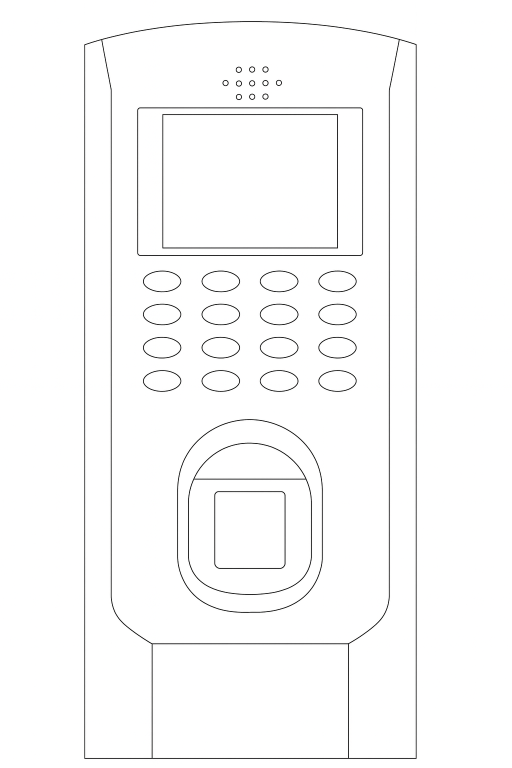
#> input picture file_0000000042b061f5803ee9cb04a15289.png, 1024 x 1536 px (shown at 1/2 size)
$ python vectorize.py --input file_0000000042b061f5803ee9cb04a15289.png
#> lines starting #> are read from the running program, lines starting #| are printed output that depends on the picture; after the words box and inside, x2 and y2 are one past the last pixel; in counts of white or black regions, pixels touching at a corner belong together
"""Vectorize black-on-white PNG schematics into CAD-like SVGs.

Usage:
    python vectorize.py --input in.png --output outdir

The script implements a CPU-first vectorisation pipeline:
    1. Preprocessing: grayscale to binary (Otsu or manual threshold),
       optional morphology and deskew.
    2. Skeletonisation and segment detection via OpenCV LSD/FLD.
    3. Graph tracing and polyline simplification.
    4. Primitive fitting: lines, circles, arcs, ellipses, Bézier curves.
    5. Geometry snapping and cleanup.
    6. SVG export with strict grouping and optional preview overlays.

Installation:
    pip install opencv-python scikit-image networkx shapely svgwrite numpy

Examples:
    python vectorize.py --input examples --output out --recursive --preset balanced
    python vectorize.py --input img.png --output out --preset tight --preview

The code is intentionally self-contained in a single file for portability.
"""

from __future__ import annotations

import argparse
import dataclasses
import json
import math
import os
import sys
import time
from dataclasses import dataclass
from pathlib import Path
from typing import Callable, Dict, Iterable, List, Optional, Sequence, Tuple

import numpy as np

# ---- optional imports -------------------------------------------------------
try:  # OpenCV is required; raise informative error if missing
    import cv2
except Exception as exc:  # pragma: no cover - handled at runtime
    raise SystemExit("opencv-python is required: pip install opencv-python") from exc

try:
    from skimage import color, filters, morphology
    from skimage.transform import hough_line, hough_line_peaks, rotate
except Exception as exc:  # pragma: no cover
    raise SystemExit("scikit-image is required: pip install scikit-image") from exc

try:
    import networkx as nx
except Exception as exc:  # pragma: no cover
    raise SystemExit("networkx is required: pip install networkx") from exc

try:
    from shapely.geometry import LineString, Point
    from shapely.ops import unary_union
except Exception as exc:  # pragma: no cover
    raise SystemExit("shapely is required: pip install shapely") from exc

try:
    import svgwrite
except Exception as exc:  # pragma: no cover
    raise SystemExit("svgwrite is required: pip install svgwrite") from exc

# tqdm progress bar is optional
try:  # pragma: no cover - optional
    from tqdm import tqdm
except Exception:  # pragma: no cover
    tqdm = None

# ---- data structures --------------------------------------------------------

@dataclass
class Line:
    start: Tuple[float, float]
    end: Tuple[float, float]

@dataclass
class Circle:
    center: Tuple[float, float]
    radius: float

@dataclass
class Arc:
    center: Tuple[float, float]
    radius: float
    start_angle: float
    end_angle: float
    sweep: int

@dataclass
class Ellipse:
    center: Tuple[float, float]
    rx: float
    ry: float
    angle: float

@dataclass
class Bezier:
    p0: Tuple[float, float]
    p1: Tuple[float, float]
    p2: Tuple[float, float]
    p3: Tuple[float, float]

# ---- utility ----------------------------------------------------------------

RAD2DEG = 180.0 / math.pi
DEG2RAD = math.pi / 180.0


def angle_of(p0: Tuple[float, float], p1: Tuple[float, float]) -> float:
    dx, dy = p1[0] - p0[0], p1[1] - p0[1]
    return math.atan2(dy, dx) * RAD2DEG


def dist(p0: Tuple[float, float], p1: Tuple[float, float]) -> float:
    return math.hypot(p0[0] - p1[0], p0[1] - p1[1])


# ---- preprocessing ----------------------------------------------------------

def preprocess(img: np.ndarray, *, threshold: Optional[int] = None, adaptive: bool = False,
               open_px: int = 0, close_px: int = 0) -> np.ndarray:
    """Convert BGR/gray image to binary (uint8 0/255)."""
    if img.ndim == 3:
        gray = cv2.cvtColor(img, cv2.COLOR_BGR2GRAY)
    else:
        gray = img
    if adaptive:
        bw = cv2.adaptiveThreshold(gray, 255, cv2.ADAPTIVE_THRESH_GAUSSIAN_C,
                                   cv2.THRESH_BINARY_INV, 31, 5)
    else:
        if threshold is None:
            _, bw = cv2.threshold(gray, 0, 255, cv2.THRESH_BINARY_INV + cv2.THRESH_OTSU)
        else:
            _, bw = cv2.threshold(gray, threshold, 255, cv2.THRESH_BINARY_INV)
    if open_px:
        k = cv2.getStructuringElement(cv2.MORPH_ELLIPSE, (open_px * 2 + 1, open_px * 2 + 1))
        bw = cv2.morphologyEx(bw, cv2.MORPH_OPEN, k)
    if close_px:
        k = cv2.getStructuringElement(cv2.MORPH_ELLIPSE, (close_px * 2 + 1, close_px * 2 + 1))
        bw = cv2.morphologyEx(bw, cv2.MORPH_CLOSE, k)
    return bw


# [11 lines left out: function deskew, not called in this run]


def skeletonize_image(bw: np.ndarray) -> np.ndarray:
    """Return skeleton of binary image."""
    skel = morphology.skeletonize((bw > 0).astype(bool))
    return skel.astype(np.uint8) * 255

# ---- segment detection ------------------------------------------------------


# [25 lines left out: function detect_segments, not called in this run]

# ---- skeleton graph --------------------------------------------------------

def build_graph_from_skeleton(skel: np.ndarray) -> Tuple[nx.Graph, Dict[int, Tuple[int, int]]]:
    """Build 8-connected graph from skeleton. Returns graph and mapping node->(y,x)."""
    G = nx.Graph()
    idx_to_coord: Dict[int, Tuple[int, int]] = {}
    h, w = skel.shape
    node_id = 0
    for y in range(h):
        for x in range(w):
            if skel[y, x] == 0:
                continue
            idx_to_coord[node_id] = (y, x)
            G.add_node(node_id)
            node_id += 1
    coords_to_id = {coord: idx for idx, coord in idx_to_coord.items()}
    neighbors = [(-1, -1), (-1, 0), (-1, 1), (0, -1), (0, 1), (1, -1), (1, 0), (1, 1)]
    for idx, (y, x) in idx_to_coord.items():
        for dy, dx in neighbors:
            ny, nx_ = y + dy, x + dx
            if (ny, nx_) in coords_to_id:
                G.add_edge(idx, coords_to_id[(ny, nx_)])
    return G, idx_to_coord


def trace_polylines(G: nx.Graph, idx_to_coord: Dict[int, Tuple[int, int]]) -> List[List[Tuple[float, float]]]:
    """Trace polylines from skeleton graph."""
    polylines: List[List[Tuple[float, float]]] = []
    visited = set()
    for node in list(G.nodes):
        if node in visited:
            continue
        if G.degree(node) != 1:
            continue
        current = node
        poly: List[Tuple[float, float]] = [idx_to_coord[current][::-1]]  # (x,y)
        visited.add(current)
        prev = None
        while True:
            neighbors = [n for n in G.neighbors(current) if n != prev]
            if not neighbors:
                break
            nxt = neighbors[0]
            poly.append(idx_to_coord[nxt][::-1])
            visited.add(nxt)
            prev, current = current, nxt
            if G.degree(current) != 2:
                break
        polylines.append(poly)
    return polylines

# ---- polyline operations ----------------------------------------------------


def simplify_polylines(polylines: List[List[Tuple[float, float]]], epsilon: float) -> List[List[Tuple[float, float]]]:
    out: List[List[Tuple[float, float]]] = []
    for pl in polylines:
        ls = LineString(pl)
        simp = ls.simplify(epsilon)
        out.append(list(map(tuple, np.asarray(simp.coords))))
    return out


def close_gaps(polylines: List[List[Tuple[float, float]]], gap: float) -> List[List[Tuple[float, float]]]:
    changed = True
    while changed:
        changed = False
        for i in range(len(polylines)):
            for j in range(i + 1, len(polylines)):
                d = dist(polylines[i][-1], polylines[j][0])
                if d <= gap:
                    polylines[i].extend(polylines[j])
                    del polylines[j]
                    changed = True
                    break
            if changed:
                break
    return polylines


def snap_angles(polylines: List[List[Tuple[float, float]]], snap: float) -> List[List[Tuple[float, float]]]:
    # [5 lines left out: function snap_angle, not called in this run]
    out: List[List[Tuple[float, float]]] = []
    for pl in polylines:
        if len(pl) < 2:
            out.append(pl)
            continue
        start, end = pl[0], pl[-1]
        a = angle_of(start, end)
        a_snapped = snap_angle(a)
        if a != a_snapped:
            r = math.hypot(end[0] - start[0], end[1] - start[1])
            rad = a_snapped * DEG2RAD
            end = (start[0] + r * math.cos(rad), start[1] + r * math.sin(rad))
        out.append([start, end])
    return out


def merge_colinear(lines: List[Line], angle_tol: float = 2.0) -> List[Line]:
    if not lines:
        return []
    merged: List[Line] = []
    used = [False] * len(lines)
    for i, l in enumerate(lines):
        if used[i]:
            continue
        start, end = l.start, l.end
        angle = angle_of(start, end)
        for j in range(i + 1, len(lines)):
            if used[j]:
                continue
            l2 = lines[j]
            angle2 = angle_of(l2.start, l2.end)
            if abs(angle - angle2) <= angle_tol:
                if dist(end, l2.start) < 1e-6:
                    end = l2.end
                    used[j] = True
                elif dist(l2.end, start) < 1e-6:
                    start = l2.start
                    used[j] = True
        merged.append(Line(start, end))
    return merged

# ---- primitive fitting ------------------------------------------------------

# [10 lines left out: function fit_circle, not called in this run]


def fit_circles_ransac(polylines: List[List[Tuple[float, float]]], max_err: float) -> Tuple[List[Circle], List[List[Tuple[float, float]]]]:
    circles: List[Circle] = []
    leftovers: List[List[Tuple[float, float]]] = []
    for pl in polylines:
        if len(pl) < 6:
            leftovers.append(pl)
            continue
        pts = np.array(pl)
        if dist(pl[0], pl[-1]) > 3.0:  # not closed -> maybe arc
            leftovers.append(pl)
            continue
        (cx, cy), r, err = fit_circle(pts)
        if err <= max_err:
            circles.append(Circle((cx, cy), r))
        else:
            leftovers.append(pl)
    return circles, leftovers


def fit_ellipses_ransac(polylines: List[List[Tuple[float, float]]], max_err: float) -> Tuple[List[Ellipse], List[List[Tuple[float, float]]]]:
    ellipses: List[Ellipse] = []
    leftovers: List[List[Tuple[float, float]]] = []
    for pl in polylines:
        if len(pl) < 20:
            leftovers.append(pl)
            continue
        pts = np.array(pl, dtype=np.float32)
        if dist(pl[0], pl[-1]) > 3.0:
            leftovers.append(pl)
            continue
        try:
            ellipse = cv2.fitEllipse(pts)
        except Exception:
            leftovers.append(pl)
            continue
        (cx, cy), (rx, ry), angle = ellipse
        rr = np.sqrt(((pts[:,0]-cx)**2/(rx/2)**2 + (pts[:,1]-cy)**2/(ry/2)**2) - 1)**2
        err = np.sqrt(rr.mean()) if rr.size > 0 else 0.0
        if err <= max_err:
            ellipses.append(Ellipse((cx, cy), rx/2, ry/2, angle*DEG2RAD))
        else:
            leftovers.append(pl)
    return ellipses, leftovers


def extract_arcs(polylines: List[List[Tuple[float, float]]], max_err: float) -> Tuple[List[Arc], List[List[Tuple[float, float]]]]:
    arcs: List[Arc] = []
    leftovers: List[List[Tuple[float, float]]] = []
    for pl in polylines:
        if len(pl) < 5:
            leftovers.append(pl)
            continue
        pts = np.array(pl)
        (cx, cy), r, err = fit_circle(pts)
        if err <= max_err:
            start_angle = math.atan2(pl[0][1]-cy, pl[0][0]-cx)
            end_angle = math.atan2(pl[-1][1]-cy, pl[-1][0]-cx)
            sweep = 1 if (end_angle - start_angle) % (2*math.pi) > 0 else 0
            arcs.append(Arc((cx, cy), r, start_angle, end_angle, sweep))
        else:
            leftovers.append(pl)
    return arcs, leftovers


def fit_beziers(polylines: List[List[Tuple[float, float]]]) -> Tuple[List[Bezier], List[List[Tuple[float, float]]]]:
    # Placeholder: complex fitting not implemented. Return empty.
    return [], polylines

# ---- SVG export -------------------------------------------------------------

# [9 lines left out: function circle_path, not called in this run]


def line_path(l: Line, precision: int) -> str:
    fmt = f"{{:.{precision}f}}"
    return f"M {fmt.format(l.start[0])},{fmt.format(l.start[1])} L {fmt.format(l.end[0])},{fmt.format(l.end[1])}"


# [23 lines left out: functions arc_path, ellipse_path, not called in this run]


def to_svg(lines: List[Line], arcs: List[Arc], circles: List[Circle], ellipses: List[Ellipse],
           beziers: List[Bezier], out_path: Path, hairline: float = 0.1,
           precision: int = 3, metadata: Dict[str, str] | None = None) -> None:
    dwg = svgwrite.Drawing(out_path.as_posix())
    style = {"fill": "none", "stroke": "black", "stroke_linecap": "round",
             "stroke_linejoin": "round", "stroke_width": hairline}
    for name, prims, func in [
        ("lines", lines, line_path),
        ("arcs", arcs, arc_path),
        ("circles", circles, circle_path),
        ("ellipses", ellipses, ellipse_path),
        ("beziers", beziers, lambda b, p: "")
    ]:
        grp = dwg.g(id=name)
        for p in prims:
            d = func(p, precision)
            if not d:
                continue
            grp.add(dwg.path(d=d, **style))
        dwg.add(grp)
    dwg.save()
    if metadata:
        # svgwrite has no convenient metadata helper; patch in via ElementTree
        import xml.etree.ElementTree as ET
        tree = ET.parse(out_path)
        root = tree.getroot()
        meta = ET.SubElement(root, "metadata")
        meta.text = json.dumps(metadata)
        tree.write(out_path)


# [23 lines left out: functions save_preview, auto_params_from_stroke_width, not called in this run]

# ---- main processing -------------------------------------------------------

def process_image(path: Path, outdir: Path, args: argparse.Namespace) -> Dict[str, int]:
    img = cv2.imread(path.as_posix(), cv2.IMREAD_COLOR)
    if img is None:
        raise FileNotFoundError(path)
    bw = preprocess(img, threshold=args.threshold, adaptive=args.adaptive,
                    open_px=args.open, close_px=args.close)
    if args.deskew:
        bw = deskew(bw)
    if args.autoscale:
        params = auto_params_from_stroke_width(bw)
        for k, v in params.items():
            if getattr(args, k) is None:
                setattr(args, k, v)
    skel = skeletonize_image(bw)
    G, idx = build_graph_from_skeleton(skel)
    polylines = trace_polylines(G, idx)
    polylines = simplify_polylines(polylines, args.epsilon)
    polylines = close_gaps(polylines, args.gap)
    polylines = snap_angles(polylines, args.angle_snap)
    lines = [Line(pl[0], pl[-1]) for pl in polylines if len(pl) >= 2]
    lines = [l for l in lines if dist(l.start, l.end) >= args.min_seg]
    lines = merge_colinear(lines)
    circles, rest = fit_circles_ransac(polylines, args.circle_err)
    ellipses, rest = fit_ellipses_ransac(rest, args.ellipse_err)
    arcs, rest = extract_arcs(rest, args.circle_err)
    beziers, rest = fit_beziers(rest)
    svg_path = outdir / (path.stem + ".svg")
    metadata = {
        "source": path.name,
        "time": time.time(),
        "params": json.dumps(vars(args))
    }
    to_svg(lines, arcs, circles, ellipses, beziers, svg_path, hairline=args.hairline,
           precision=args.precision, metadata=metadata)
    if args.preview:
        preview_path = outdir / (path.stem + "_preview.png")
        save_preview(img, lines, arcs, circles, ellipses, beziers, preview_path)
    return {"lines": len(lines), "circles": len(circles), "arcs": len(arcs),
            "ellipses": len(ellipses), "beziers": len(beziers)}

# ---- argument parsing -------------------------------------------------------

def parse_args(argv: Sequence[str]) -> argparse.Namespace:
    p = argparse.ArgumentParser(description="Vectorize black-on-white schematics to SVG")
    p.add_argument("--input", required=False, help="Input file or folder")
    p.add_argument("--output", default="out", help="Output folder")
    p.add_argument("--recursive", action="store_true", help="Recurse into folders")
    p.add_argument("--detector", choices=["fld", "lsd", "hawp", "letr"], default="auto")
    p.add_argument("--epsilon", type=float, default=None)
    p.add_argument("--gap", type=float, default=None)
    p.add_argument("--angle-snap", type=float, default=5.0)
    p.add_argument("--min-seg", type=float, default=8.0)
    p.add_argument("--circle-err", type=float, default=2.5)
    p.add_argument("--ellipse-err", type=float, default=3.0)
    p.add_argument("--threshold", type=int, default=None)
    p.add_argument("--adaptive", action="store_true")
    p.add_argument("--open", type=int, default=0)
    p.add_argument("--close", type=int, default=0)
    p.add_argument("--hairline", type=float, default=0.1)
    p.add_argument("--preview", action="store_true")
    p.add_argument("--precision", type=int, default=3)
    p.add_argument("--circle-fit", choices=["pratt", "taubin"], default="pratt")
    p.add_argument("--use-sam", action="store_true", help="Optional SAM pre-segmentation")
    p.add_argument("--autoscale", action="store_true")
    p.add_argument("--grid-tune", action="store_true")
    p.add_argument("--deskew", action="store_true")
    p.add_argument("--preset", choices=["tight", "balanced", "loose"], default="balanced")
    p.add_argument("--debug-test", action="store_true", help="Run internal tests")
    args = p.parse_args(argv)
    presets = {
        "tight": dict(epsilon=0.8, gap=2, angle_snap=3, min_seg=5, circle_err=1.5, ellipse_err=2),
        "balanced": dict(epsilon=1.5, gap=4, angle_snap=5, min_seg=8, circle_err=2.5, ellipse_err=3),
        "loose": dict(epsilon=3, gap=6, angle_snap=8, min_seg=12, circle_err=4, ellipse_err=5),
    }
    preset = presets[args.preset]
    for k, v in preset.items():
        if getattr(args, k) is None or k in ["angle_snap", "circle_err", "ellipse_err", "min_seg"]:
            setattr(args, k, getattr(args, k) if getattr(args, k) is not None else v)
    return args

# ---- debug test -------------------------------------------------------------

# [20 lines left out: function debug_test, not called in this run]

# ---- entrypoint -------------------------------------------------------------

def main(argv: Sequence[str] | None = None) -> None:
    args = parse_args(argv or sys.argv[1:])
    if args.debug_test:
        debug_test()
        return
    if args.input is None:
        raise SystemExit("--input is required")
    in_path = Path(args.input)
    outdir = Path(args.output)
    outdir.mkdir(parents=True, exist_ok=True)
    files: List[Path] = []
    if in_path.is_file():
        files = [in_path]
    else:
        glob = "**/*" if args.recursive else "*"
        for f in in_path.glob(glob):
            if f.suffix.lower() in {".png", ".jpg", ".jpeg", ".bmp"}:
                files.append(f)
    process: Iterable[Path] = files
    iterator: Iterable = process
    if tqdm is not None:
        iterator = tqdm(process, desc="vectorising")
    for f in iterator:
        stats = process_image(f, outdir, args)
#> in process_image, img is the input picture: shape (1536, 1024, 3); mean B, G, R 250.6, 250.7, 250.7
#> in preprocess, `_, bw = cv2.threshold(gray, 0, 255, cv2.THRESH_BINARY_INV + cv2.THRESH..`:
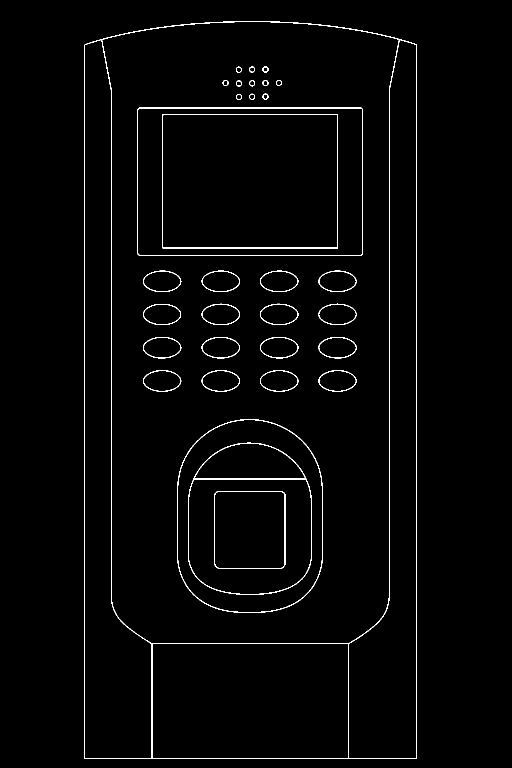
#> bw: shape (1536, 1024) (shown at 1/2 size); 1.6% white in thin lines or dots, all inside (x1, y1, x2, y2) = (169, 42, 833, 1518)
#> in skeletonize_image, `skel = morphology.skeletonize((bw > 0).astype(bool))`:
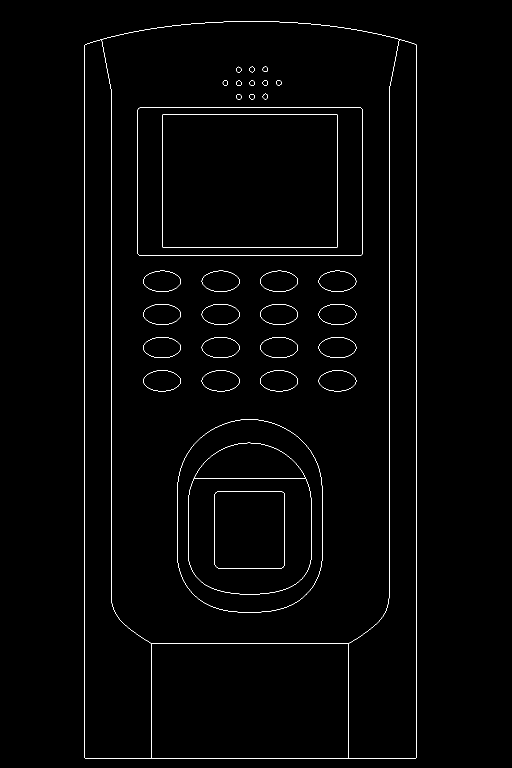
#> skel: shape (1536, 1024) bool (shown at 1/2 size); 1% white in thin lines or dots, all inside (x1, y1, x2, y2) = (169, 42, 833, 1517)
#> in process_image, `G, idx = build_graph_from_skeleton(skel)`: idx = 15902 items
#> after the loop in trace_polylines, `for node in list(G.nodes):`: polylines = []; visited = 0 items
#> in process_image, `polylines = trace_polylines(G, idx)`: polylines = []
#> (the call stopped at in to_svg, `dwg = svgwrite.Drawing(out_path.as_posix())`: svgwrite is not available in this run)
#> stats = {'lines': 0, 'circles': 0, 'arcs': 0, 'ellipses': 0, 'beziers': 0}
        if tqdm is None:
            print(f"{f.name}: {stats}")

if __name__ == "__main__":
    main()
